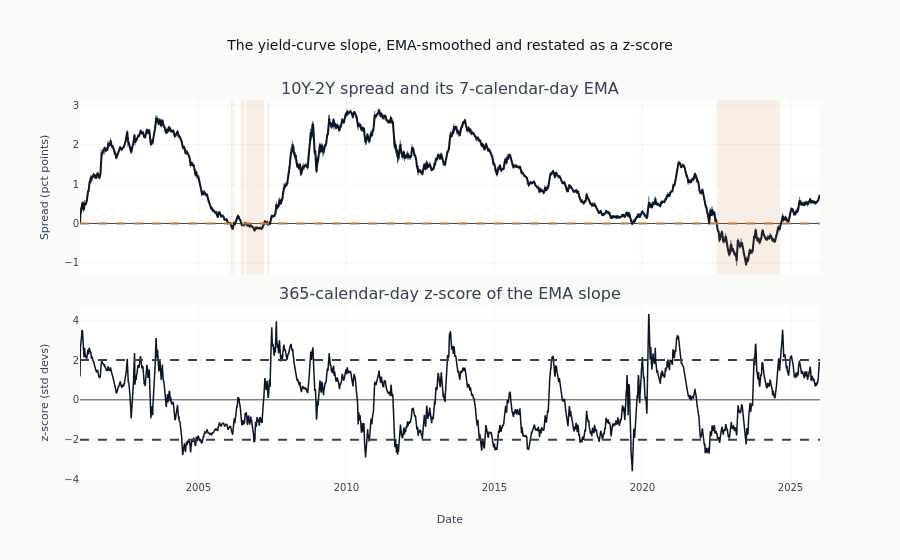

Notebook source saved alongside this figure:
### Markdown cell above
The two panels below trace the whole history. The top panel shows the raw ten-year minus
two-year spread with its smoothed version; the shaded band marks inversions, where the
spread sits below zero, which is the classic recession precursor. The bottom panel shows
the z-score, which restates the same slope relative to its own recent regime, so a
reading far from zero means the curve is unusual for this period rather than unusual in
absolute terms.

The count of shaded episodes printed with the figure includes several that lasted a
single day. Those bands are drawn, and at this width they are narrower than a pixel:
twenty-five years across a nine-hundred-pixel figure leaves each day about a tenth of
one. Read the count rather than trying to find them, and note that an inversion lasting
one day is a fact about the series that a chart of this span cannot show, which is a
reason to keep the count beside the chart rather than to redraw it.

### Code cell
yc = macro_features.select(["timestamp", "t10y2y", "yc_slope_ema", "yc_slope_zscore"]).drop_nulls(
    "yc_slope_zscore"
)

fig = make_subplots(
    rows=2,
    cols=1,
    shared_xaxes=True,
    vertical_spacing=0.08,
    subplot_titles=[
        f"10Y-2Y spread and its {YC_EMA_SPAN_DAYS}-calendar-day EMA",
        f"{YC_ZSCORE_WINDOW_DAYS}-calendar-day z-score of the EMA slope",
    ],
)
fig.add_trace(
    go.Scatter(
        x=yc["timestamp"].to_list(),
        y=yc["t10y2y"].to_list(),
        name="Raw spread",
        line=dict(color=COLORS["neutral"], width=1),
        opacity=0.5,
    ),
    row=1,
    col=1,
)
fig.add_trace(
    go.Scatter(
        x=yc["timestamp"].to_list(),
        y=yc["yc_slope_ema"].to_list(),
        name=f"{YC_EMA_SPAN_DAYS}-day EMA",
        line=dict(color=COLORS["blue"], width=2),
    ),
    row=1,
    col=1,
)
fig.add_hline(y=0, line_dash="dash", line_color=COLORS["copper"], row=1, col=1)

# Shade each inversion episode, meaning each contiguous run of days with the spread below
# zero. Runs are found by numbering the sign changes and grouping on that number, so two
# inversions separated by a single positive day stay two episodes rather than merging.
_inv = yc.with_columns((pl.col("t10y2y") < 0).alias("inverted")).with_columns(
    (pl.col("inverted") != pl.col("inverted").shift(1)).fill_null(True).cum_sum().alias("episode")
)
# Half a day of padding each side, so a one-day episode is a visible band rather than a
# zero-width rectangle that draws nothing. Endpoints become datetimes first: these are
# pl.Date, and date arithmetic keeps only the whole-day part of a timedelta.
_pad = timedelta(hours=12)
_episodes = (
    _inv.filter("inverted")
    .group_by("episode")
    .agg([pl.col("timestamp").min().alias("start"), pl.col("timestamp").max().alias("end")])
    .sort("start")
    .iter_rows(named=True)
)
_single_day = 0
for _ep in _episodes:
    _x0 = datetime.combine(_ep["start"], time.min) - _pad
    _x1 = datetime.combine(_ep["end"], time.min) + _pad
    if _x0 >= _x1:
        raise ValueError(f"inversion band {_ep['start']}..{_ep['end']} has no width to draw")
    _single_day += _ep["start"] == _ep["end"]
    fig.add_vrect(
        x0=_x0,
        x1=_x1,
        fillcolor=COLORS["copper"],
        opacity=0.12,
        line_width=0,
        row=1,
        col=1,
    )
print(f"shaded inversion episodes, of which single-day: {_single_day}")

fig.add_trace(
    go.Scatter(
        x=yc["timestamp"].to_list(),
        y=yc["yc_slope_zscore"].to_list(),
        name="z-score",
        line=dict(color=COLORS["blue"], width=1.5),
    ),
    row=2,
    col=1,
)
fig.add_hline(y=2, line_dash="dash", line_color=COLORS["neutral"], row=2, col=1)
fig.add_hline(y=-2, line_dash="dash", line_color=COLORS["neutral"], row=2, col=1)
fig.update_layout(
    height=560,
    title="The yield-curve slope, EMA-smoothed and restated as a z-score",
    showlegend=False,
)
fig.update_yaxes(title_text="Spread (pct points)", row=1, col=1)
fig.update_yaxes(title_text="z-score (std devs)", row=2, col=1)
fig.update_xaxes(title_text="Date", row=2, col=1)
show_plotly_with_alt(
    fig,
    (
        "Two stacked panels sharing a date axis running from the early 2000s to the "
        "mid-2020s. The top panel plots the ten-year minus two-year Treasury spread in "
        "percentage points, a faint grey raw series under a darker smoothed line, "
        "against a dashed zero line. The spread rises to a broad peak in the early "
        "2000s, falls to around zero by the middle of that decade, peaks again around "
        "2010, then declines in steps to sit below zero for the last stretch before "
        "recovering at the right edge. Pale copper vertical bands shade the periods "
        "where the spread is below zero: two narrow bands close together in the middle "
        "2000s, and one wide band covering most of the final years. The bottom panel "
        "plots the same slope as a rolling z-score in standard deviations, which swings "
        "much faster than the level above it and crosses outside the dashed reference "
        "lines at plus and minus two repeatedly across the span."
    ),
)

### Figure 1 — Plotly figure (JSON) as saved in the notebook; plotly's stock layout.template omitted (floating-point values rounded to 4 significant figures; data arrays with more than 128 entries replaced by an {"elided": "..."} marker saying what was removed)
{"data": [{"line": {"color": "#334155", "width": 1}, "name": "Raw spread", "opacity": 0.5, "type": "scatter", "x": {"elided": "9131 str values"}, "xaxis": "x", "y": {"elided": "9131 float values"}, "yaxis": "y"}, {"line": {"color": "#0a1628", "width": 2}, "name": "7-day EMA", "type": "scatter", "x": {"elided": "9131 str values"}, "xaxis": "x", "y": {"elided": "9131 float values"}, "yaxis": "y"}, {"line": {"color": "#0a1628", "width": 1.5}, "name": "z-score", "type": "scatter", "x": {"elided": "9131 str values"}, "xaxis": "x2", "y": {"elided": "9131 float values"}, "yaxis": "y2"}], "layout": {"annotations": [{"font": {"size": 16}, "showarrow": false, "text": "10Y-2Y spread and its 7-calendar-day EMA", "x": 0.5, "xanchor": "center", "xref": "paper", "y": 1.0, "yanchor": "bottom", "yref": "paper"}, {"font": {"size": 16}, "showarrow": false, "text": "365-calendar-day z-score of the EMA slope", "x": 0.5, "xanchor": "center", "xref": "paper", "y": 0.46, "yanchor": "bottom", "yref": "paper"}], "height": 560, "shapes": [{"line": {"color": "#C87533", "dash": "dash"}, "type": "line", "x0": 0, "x1": 1, "xref": "x domain", "y0": 0, "y1": 0, "yref": "y"}, {"fillcolor": "#C87533", "line": {"width": 0}, "opacity": 0.12, "type": "rect", "x0": "2005-12-26T12:00:00", "x1": "2005-12-27T12:00:00", "xref": "x", "y0": 0, "y1": 1, "yref": "y domain"}, {"fillcolor": "#C87533", "line": {"width": 0}, "opacity": 0.12, "type": "rect", "x0": "2005-12-28T12:00:00", "x1": "2006-01-02T12:00:00", "xref": "x", "y0": 0, "y1": 1, "yref": "y domain"}, {"fillcolor": "#C87533", "line": {"width": 0}, "opacity": 0.12, "type": "rect", "x0": "2006-01-30T12:00:00", "x1": "2006-03-07T12:00:00", "xref": "x", "y0": 0, "y1": 1, "yref": "y domain"}, {"fillcolor": "#C87533", "line": {"width": 0}, "opacity": 0.12, "type": "rect", "x0": "2006-03-20T12:00:00", "x1": "2006-03-29T12:00:00", "xref": "x", "y0": 0, "y1": 1, "yref": "y domain"}, {"fillcolor": "#C87533", "line": {"width": 0}, "opacity": 0.12, "type": "rect", "x0": "2006-06-07T12:00:00", "x1": "2006-06-28T12:00:00", "xref": "x", "y0": 0, "y1": 1, "yref": "y domain"}, {"fillcolor": "#C87533", "line": {"width": 0}, "opacity": 0.12, "type": "rect", "x0": "2006-06-29T12:00:00", "x1": "2006-07-26T12:00:00", "xref": "x", "y0": 0, "y1": 1, "yref": "y domain"}, {"fillcolor": "#C87533", "line": {"width": 0}, "opacity": 0.12, "type": "rect", "x0": "2006-08-01T12:00:00", "x1": "2006-08-03T12:00:00", "xref": "x", "y0": 0, "y1": 1, "yref": "y domain"}, {"fillcolor": "#C87533", "line": {"width": 0}, "opacity": 0.12, "type": "rect", "x0": "2006-08-06T12:00:00", "x1": "2006-08-07T12:00:00", "xref": "x", "y0": 0, "y1": 1, "yref": "y domain"}, {"fillcolor": "#C87533", "line": {"width": 0}, "opacity": 0.12, "type": "rect", "x0": "2006-08-13T12:00:00", "x1": "2006-08-15T12:00:00", "xref": "x", "y0": 0, "y1": 1, "yref": "y domain"}, {"fillcolor": "#C87533", "line": {"width": 0}, "opacity": 0.12, "type": "rect", "x0": "2006-08-16T12:00:00", "x1": "2007-03-20T12:00:00", "xref": "x", "y0": 0, "y1": 1, "yref": "y domain"}, {"fillcolor": "#C87533", "line": {"width": 0}, "opacity": 0.12, "type": "rect", "x0": "2007-05-02T12:00:00", "x1": "2007-05-21T12:00:00", "xref": "x", "y0": 0, "y1": 1, "yref": "y domain"}, {"fillcolor": "#C87533", "line": {"width": 0}, "opacity": 0.12, "type": "rect", "x0": "2007-05-29T12:00:00", "x1": "2007-06-05T12:00:00", "xref": "x", "y0": 0, "y1": 1, "yref": "y domain"}, {"fillcolor": "#C87533", "line": {"width": 0}, "opacity": 0.12, "type": "rect", "x0": "2019-08-26T12:00:00", "x1": "2019-08-29T12:00:00", "xref": "x", "y0": 0, "y1": 1, "yref": "y domain"}, {"fillcolor": "#C87533", "line": {"width": 0}, "opacity": 0.12, "type": "rect", "x0": "2022-03-31T12:00:00", "x1": "2022-04-04T12:00:00", "xref": "x", "y0": 0, "y1": 1, "yref": "y domain"}, {"fillcolor": "#C87533", "line": {"width": 0}, "opacity": 0.12, "type": "rect", "x0": "2022-07-05T12:00:00", "x1": "2024-08-26T12:00:00", "xref": "x", "y0": 0, "y1": 1, "yref": "y domain"}, {"fillcolor": "#C87533", "line": {"width": 0}, "opacity": 0.12, "type": "rect", "x0": "2024-09-02T12:00:00", "x1": "2024-09-03T12:00:00", "xref": "x", "y0": 0, "y1": 1, "yref": "y domain"}, {"fillcolor": "#C87533", "line": {"width": 0}, "opacity": 0.12, "type": "rect", "x0": "2024-09-04T12:00:00", "x1": "2024-09-05T12:00:00", "xref": "x", "y0": 0, "y1": 1, "yref": "y domain"}, {"line": {"color": "#334155", "dash": "dash"}, "type": "line", "x0": 0, "x1": 1, "xref": "x2 domain", "y0": 2, "y1": 2, "yref": "y2"}, {"line": {"color": "#334155", "dash": "dash"}, "type": "line", "x0": 0, "x1": 1, "xref": "x2 domain", "y0": -2, "y1": -2, "yref": "y2"}], "showlegend": false, "title": {"text": "The yield-curve slope, EMA-smoothed and restated as a z-score"}, "xaxis": {"anchor": "y", "domain": [0.0, 1.0], "matches": "x2", "showticklabels": false}, "xaxis2": {"anchor": "y2", "domain": [0.0, 1.0], "title": {"text": "Date"}}, "yaxis": {"anchor": "x", "domain": [0.54, 1.0], "title": {"text": "Spread (pct points)"}}, "yaxis2": {"anchor": "x2", "domain": [0.0, 0.46], "title": {"text": "z-score (std devs)"}}}}
